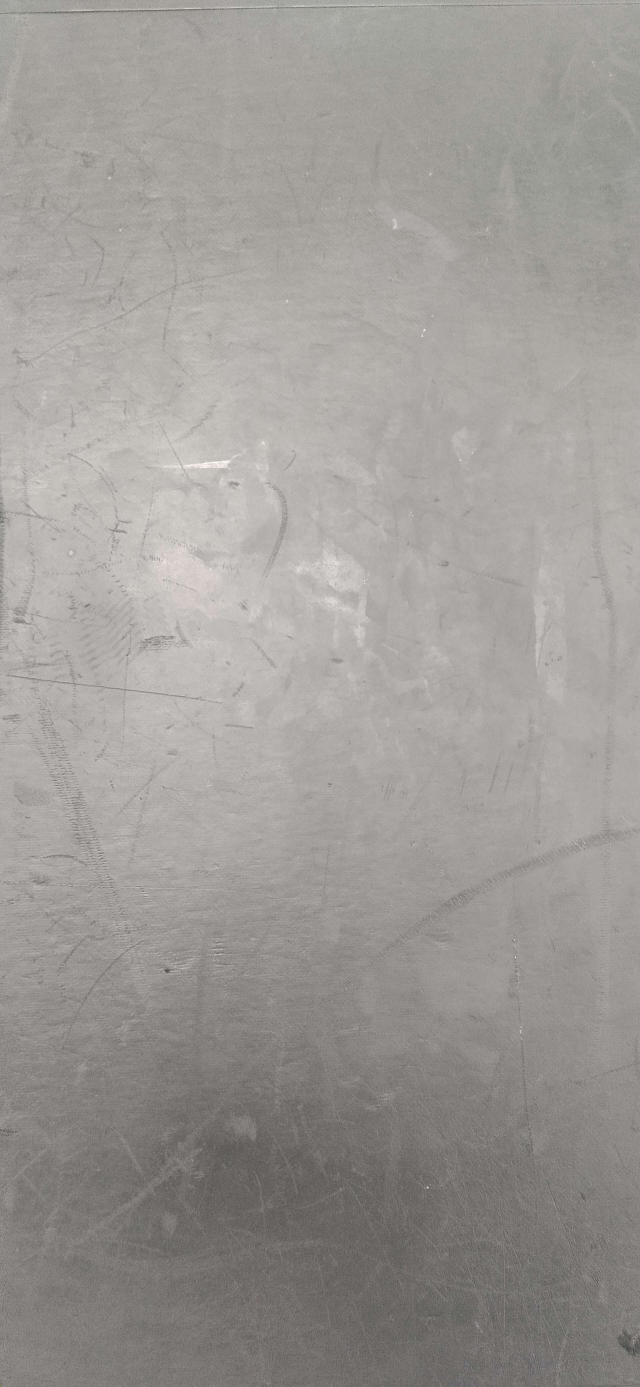
#> input picture img/black.jpg, 1920 x 4160 px, given in place of the camera (shown at 1/3 size)
$ python combine2.py
#> lines starting #> are read from the running program, lines starting #| are printed output that depends on the picture; after the words box and inside, x2 and y2 are one past the last pixel; in counts of white or black regions, pixels touching at a corner belong together; long printed decimals are rounded
import cv2
import numpy as np
import time
import json
import paho.mqtt.client as mqtt
from skimage.morphology import skeletonize

MQTT_HOST = '10.61.24.78'
MQTT_PORT = 1883
MQTT_TOPIC = 'CPRAM/1/cam'
PUBLISH_INTERVAL_SEC = 0.01

client = mqtt.Client(client_id=f"dough-cam-{np.random.randint(0,1e9)}")
client.connect(MQTT_HOST, MQTT_PORT, 60)
client.loop_start()

last_pub_t = 0.0

# Analysis functions
def mask(img_hsv):
    sat_th = 70# S
    val_th = 160 # V
    lower = np.array([0, 0, val_th], np.uint8)
    upper = np.array([179, sat_th, 255], np.uint8)
    m = cv2.inRange(img_hsv, lower, upper)
    k = cv2.getStructuringElement(cv2.MORPH_ELLIPSE, (5,5))
    m = cv2.morphologyEx(m, cv2.MORPH_OPEN,  k, iterations=1)
    m = cv2.morphologyEx(m, cv2.MORPH_CLOSE, k, iterations=1)
    return m

# MODIFIED: แก้ไขฟังก์ชันนี้เพื่อแสดงผลทั้ง L และ W
# [21 lines left out: function perform_calculation, not called in this run]

def measure_from_mask(mask_img, min_area=25000):
    mask = (mask_img > 0).astype(np.uint8) * 255
    contours, _ = cv2.findContours(mask, cv2.RETR_EXTERNAL, cv2.CHAIN_APPROX_SIMPLE)
    no_metrics = {
        "area_px2": 0,
        "perimeter_px": 0,
        "length_px": 0,
        "width_px":  0,
    }
    if not contours:
        return None, no_metrics, 1, None

    c = max(contours, key=cv2.contourArea)
    area = cv2.contourArea(c)
    if area < min_area:
        return None, no_metrics, 1, None

    rect = cv2.minAreaRect(c)
    (cx, cy), (w, h), angle = rect
    perimeter = cv2.arcLength(c, True)

    filled = np.zeros_like(mask)
    cv2.drawContours(filled, [c], -1, 255, thickness=-1)

    skeleton = skeletonize(filled > 0)
    skeleton_px_count = int(np.count_nonzero(skeleton))

    skel_pts_yx = np.column_stack(np.where(skeleton))
    if skel_pts_yx.size == 0:
        width_px = float(min(w, h))
    else:
        skel_pts = np.empty((skel_pts_yx.shape[0], 2), dtype=float)
        skel_pts[:, 0] = skel_pts_yx[:, 1]  # x
        skel_pts[:, 1] = skel_pts_yx[:, 0]  # y
        contour_pts = c.reshape(-1, 2).astype(float)
        min_dists = []
        for px, py in skel_pts:
            d = np.hypot(contour_pts[:, 0] - px, contour_pts[:, 1] - py)
            min_dists.append(d.min())
        mean_dist = float(np.mean(min_dists)) if min_dists else 0.0
        width_px = 2.0 * mean_dist

    overlay = cv2.cvtColor(mask, cv2.COLOR_GRAY2BGR)
    cv2.drawContours(overlay, [c], -1, (0,255,0), 2)
    ys, xs = np.where(skeleton)
    if ys.size > 0:
        overlay[ys, xs] = (0, 0, 255)

    metrics = {
        "area_px2": float(area),
        "perimeter_px": float(perimeter),
        "length_px": float(skeleton_px_count),
        "width_px":  float(width_px),
    }

    holes = cv2.bitwise_and(filled, cv2.bitwise_not(mask))
    hole_contours, _ = cv2.findContours(holes, cv2.RETR_EXTERNAL, cv2.CHAIN_APPROX_SIMPLE)
    status = 1
    if hole_contours:
        status = 0

    return overlay, metrics, status, (cx, cy)

# Camera
def run_camera(camera_id=0, resize_to_width=None, print_every=5, ppm=None):
#> called with camera_id = 0, resize_to_width = 960, print_every = 5
    cap = cv2.VideoCapture(camera_id)

    if not cap.isOpened():
        raise RuntimeError("Error")

    fps_clock = time.time()
    frame_i = 0
    cv2.namedWindow("Live", cv2.WINDOW_NORMAL)

    line_data_storage = [None, None, None]
    trigger_lines_y = []

    try:
        while True:
            ok, frame_bgr = cap.read()
#> frame_bgr is the input picture: shape (4160, 1920, 3); mean B, G, R 150.9, 154.5, 158
            if not ok:
                break

            frame_height, frame_width = frame_bgr.shape[:2]
            if not trigger_lines_y:
                section_height = frame_height // 4
                trigger_lines_y = [
                    section_height,      # เส้นที่ 1 (25%)
                    section_height * 2,  # เส้นที่ 2 (50%)
                    section_height * 3   # เส้นที่ 3 (75%)
                ]

            if resize_to_width is not None and frame_bgr.shape[1] > resize_to_width:
                scale = resize_to_width / frame_bgr.shape[1]
                frame_bgr = cv2.resize(frame_bgr, None, fx=scale, fy=scale, interpolation=cv2.INTER_AREA)
#> frame_bgr: shape (2080, 960, 3)

                frame_height, frame_width = frame_bgr.shape[:2]
                section_height = frame_height // 4
                trigger_lines_y = [section_height, section_height * 2, section_height * 3]


            frame_bgr_blur = cv2.GaussianBlur(frame_bgr, (5,5), 0)

            hsv = cv2.cvtColor(frame_bgr_blur, cv2.COLOR_BGR2HSV)
#> hsv: shape (2080, 960, 3); mean H, S, V 15.6, 11.8, 158.2
            mask_img = mask(hsv)
#> in mask, `m = cv2.inRange(img_hsv, lower, upper)`:
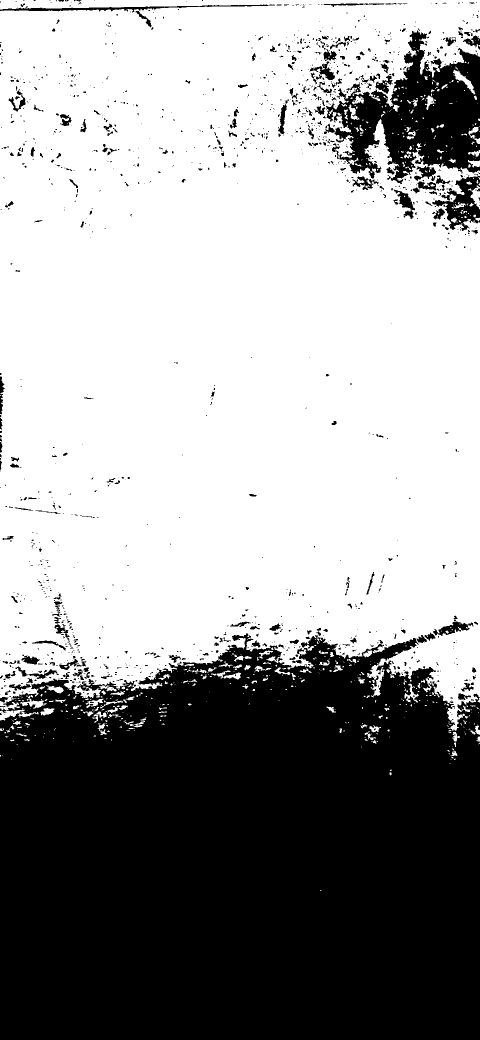
#> m: shape (2080, 960) (shown at 1/2 size); 61.1% white; 1409 black regions (1138 under 20 px), largest, box (x1, y1, x2, y2) and area: (0, 1267, 960, 2080) 695472, (651, 61, 960, 368) 46736, (864, 350, 960, 462) 4515
#> in mask, `m = cv2.morphologyEx(m, cv2.MORPH_CLOSE, k, iterations=1)`:
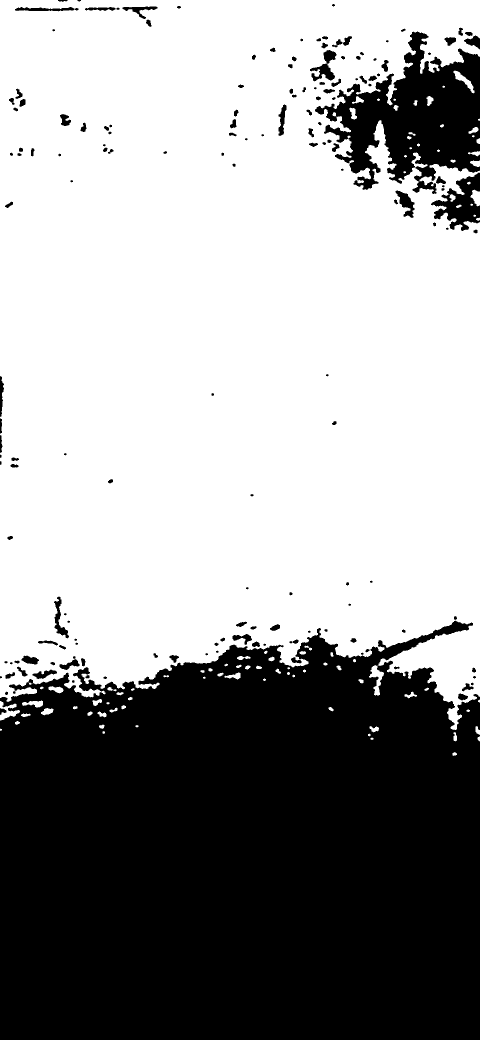
#> m: shape (2080, 960) (shown at 1/2 size); 60.9% white; 168 black regions (29 under 20 px)

            overlay, metrics, status, centroid = measure_from_mask(mask_img, min_area=30000)
#> in measure_from_mask, `contours, _ = cv2.findContours(mask, cv2.RETR_EXTERNAL, cv2.CHAIN_APPR..`: contours = 96 contours, 32 with area under 20; largest, box (x1, y1, x2, y2) and area: (0, 0, 960, 1460) 1219344, (0, 1402, 40, 1441) 591, (907, 141, 949, 187) 490, (941, 379, 960, 413) 372, (44, 1401, 86, 1415) 304
#> in measure_from_mask, `c = max(contours, key=cv2.contourArea)`: c = contour of 4588 points, box (x1, y1, x2, y2) (0, 0, 960, 1460), area 1219344
#> in measure_from_mask, `area = cv2.contourArea(c)`: area = 1219344
#> in measure_from_mask, `rect = cv2.minAreaRect(c)`: rect = ((479.5, 729.5), (1459, 959), -90)
#> in measure_from_mask, `(cx, cy), (w, h), angle = rect`: cx = 479.5; cy = 729.5; w = 1459; h = 959; angle = -90
#> in measure_from_mask, `perimeter = cv2.arcLength(c, True)`: perimeter = 10525.5
#> in measure_from_mask, `skeleton = skeletonize(filled > 0)`:
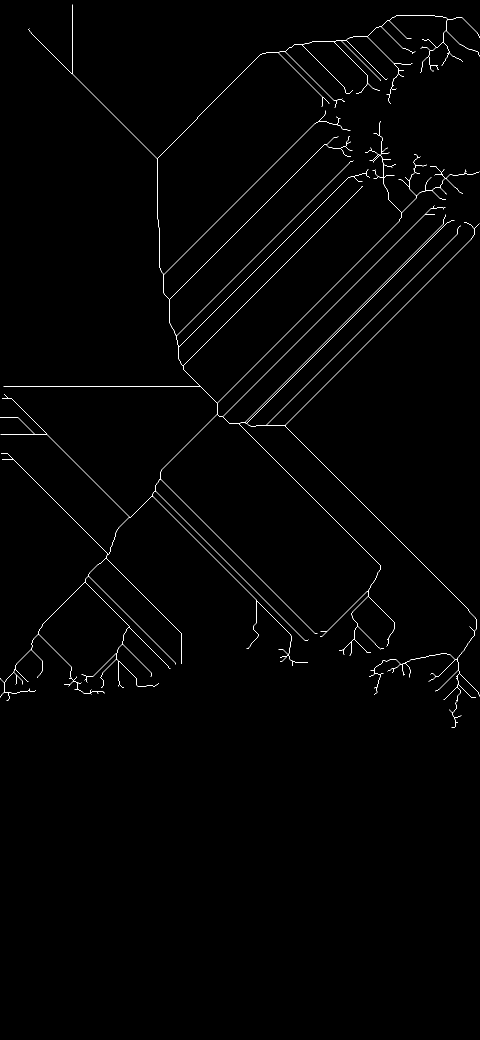
#> skeleton: shape (2080, 960) bool (shown at 1/2 size); 0.74% white in thin lines or dots, all inside (x1, y1, x2, y2) = (0, 9, 960, 1456)
#> in measure_from_mask, `skeleton_px_count = int(np.count_nonzero(skeleton))`: skeleton_px_count = 14688
#> in measure_from_mask, `skel_pts_yx = np.column_stack(np.where(skeleton))`: skel_pts_yx = 14688 pairs, first value 9 to 1455, second value 0 to 959
#> in measure_from_mask, `contour_pts = c.reshape(-1, 2).astype(float)`: contour_pts = 4588 pairs, first value 0 to 959, second value 0 to 1459
#> after the loop in measure_from_mask, `for px, py in skel_pts:`: min_dists = 14688 values, max 477.2 at index 8406, min 0 at index 938, mean 143.8
#> in measure_from_mask, `mean_dist = float(np.mean(min_dists)) if min_dists else 0.0`: mean_dist = 143.8
#> in measure_from_mask, `width_px = 2.0 * mean_dist`: width_px = 287.5
#> in measure_from_mask, `ys, xs = np.where(skeleton)`: ys = 14688 values from 9 to 1455; xs = 14688 values, max 959 at index 461, min 0 at index 8771, mean 545.8
#> in measure_from_mask, `overlay[ys, xs] = (0, 0, 255)`:
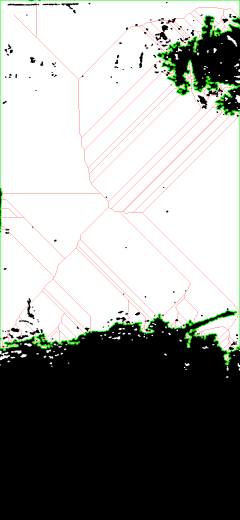
#> overlay: shape (2080, 960, 3) (shown at 1/4 size); mean B, G, R 150.7, 154.4, 152.6
#> in measure_from_mask, `metrics = { "area_px2": float(area), "perimeter_px": float(perimeter),..`: metrics = {'area_px2': 1219344, 'perimeter_px': 10525.5, 'length_px': 14688, 'width_px': 287.5}
#> in measure_from_mask, `holes = cv2.bitwise_and(filled, cv2.bitwise_not(mask))`:
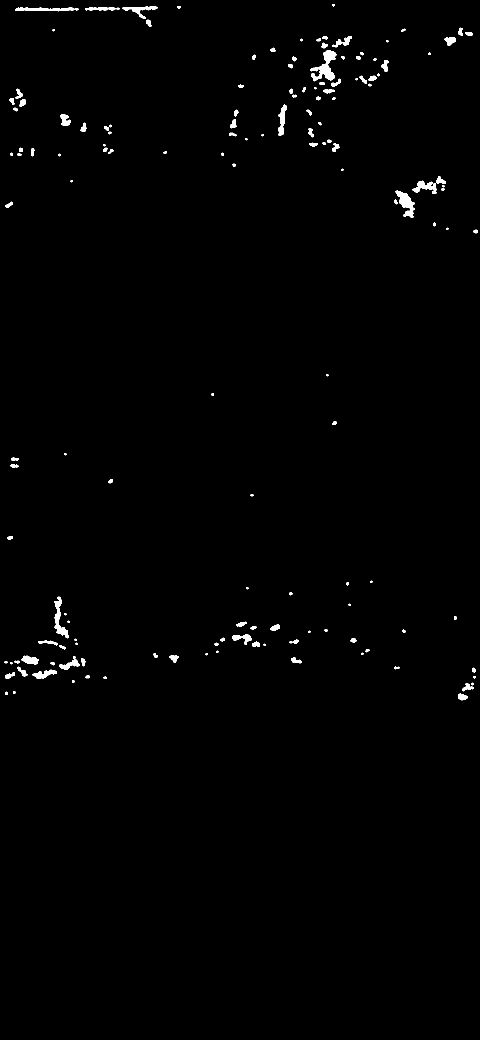
#> holes: shape (2080, 960) (shown at 1/2 size); 0.82% white; 156 white regions (26 under 20 px)
#> in measure_from_mask, `hole_contours, _ = cv2.findContours(holes, cv2.RETR_EXTERNAL, cv2.CHAI..`: hole_contours = 156 contours, 52 with area under 20; largest, box (x1, y1, x2, y2) and area: (620, 100, 673, 163) 1220, (791, 381, 829, 436) 864, (108, 1193, 138, 1277) 720, (825, 361, 873, 388) 526, (30, 14, 149, 23) 510
#> status = 0; centroid = (479.5, 729.5)

            if overlay is not None:
                roi = (mask_img > 0)
#> roi: shape (2080, 960) bool; 60.9% white; 168 black regions (29 under 20 px), largest, box (x1, y1, x2, y2) and area: (0, 1241, 960, 2080) 705847, (630, 63, 960, 388) 52950, (862, 345, 960, 462) 5535
                live_vis = frame_bgr.copy()
                live_vis[roi] = cv2.addWeighted(live_vis[roi], 0.4, overlay[roi], 0.6, 0)
            else:
                live_vis = frame_bgr.copy()

            if centroid is not None:
                cx = int(centroid[0])
#> cx = 479
                cy = int(centroid[1])
#> cy = 729

                cv2.circle(live_vis, (cx, cy), 7, (255, 255, 0), -1)
#> live_vis: shape (2080, 960, 3); mean B, G, R 180.4, 184.2, 185.9

                # ตรวจสอบการผ่านเส้น (สมมติว่าแป้งเคลื่อนจากบนลงล่าง)

                if cy > trigger_lines_y[0] and line_data_storage[0] is None:
                    line_data_storage[0] = metrics.copy()
                    print(f"Event: Crossed Line 1. Data: {line_data_storage[0]}")
#| Event: Crossed Line 1. Data: {'area_px2': 1219344.0, 'perimeter_px': 10525.534, 'length_px': 14688.0, 'width_px': 287.541}

                elif cy > trigger_lines_y[1] and line_data_storage[0] is not None and line_data_storage[1] is None:
                    line_data_storage[1] = metrics.copy()
                    print(f"Event: Crossed Line 2. Data: {line_data_storage[1]}")

                elif cy > trigger_lines_y[2] and line_data_storage[1] is not None and line_data_storage[2] is None:
                    line_data_storage[2] = metrics.copy()
                    print(f"Event: Crossed Line 3. Data: {line_data_storage[2]}")

                    perform_calculation(line_data_storage[0], line_data_storage[1], line_data_storage[2])

                    line_data_storage = [None, None, None]

            else:
                if line_data_storage[0] is not None and line_data_storage[2] is None:
                    print("Event: Dough lost mid-run. Resetting...")
                    line_data_storage = [None, None, None]

            frame_i += 1
            if frame_i % 10 == 0:
                now = time.time()
                fps = 10.0 / (now - fps_clock)
                fps_clock = now
            else:
                fps = None

            y0 = 28
            cv2.putText(live_vis, f"status: {'OK' if status==1 else 'NG'}", (10, y0), cv2.FONT_HERSHEY_SIMPLEX, 0.7,
                        (0,255,0) if status==1 else (0,0,255), 2, cv2.LINE_AA)
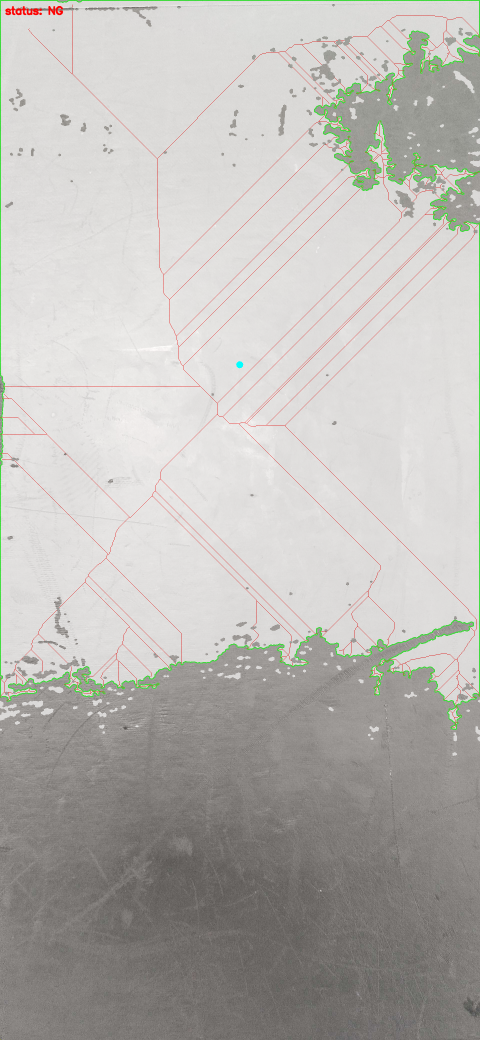
#> live_vis: shape (2080, 960, 3) (shown at 1/2 size); mean B, G, R 180.3, 184.1, 186
            y0 += 24
            if metrics:
                if ppm:
                    mm_per_px = 1.0/ppm
                    length_mm = metrics["length_px"] * mm_per_px
                    width_mm  = metrics["width_px"]  * mm_per_px
                    txt = f"L={metrics['length_px']:.1f}px ({length_mm:.2f}mm), W={metrics['width_px']:.1f}px ({width_mm:.2f}mm)"
                else:
                    # แสดงค่า L/W ล่าสุดบนจอ
                    txt = f"L={metrics['length_px']:.1f}px, W={metrics['width_px']:.1f}px"
#> txt = 'L=14688.0px, W=287.5px'
                cv2.putText(live_vis, txt, (10, y0), cv2.FONT_HERSHEY_SIMPLEX, 0.6, (255,255,255), 2, cv2.LINE_AA)
#> live_vis: shape (2080, 960, 3); 0.14% of pixels changed, all inside (x1, y1, x2, y2) = (10, 37, 258, 59)
                y0 += 24
                cv2.putText(live_vis, f"Area={metrics['area_px2']:.0f}px^2  Perim={metrics['perimeter_px']:.1f}px",
                            (10, y0), cv2.FONT_HERSHEY_SIMPLEX, 0.6, (200,200,200), 2, cv2.LINE_AA)
#> live_vis: shape (2080, 960, 3); mean B, G, R 180.3, 184.1, 186
                y0 += 24

            if fps is not None:
                cv2.putText(live_vis, f"FPS: {fps:.1f}", (10, y0), cv2.FONT_HERSHEY_SIMPLEX, 0.6, (0,255,255), 2, cv2.LINE_AA)

            for i, y_pos in enumerate(trigger_lines_y):
                color = (0, 255, 0) if line_data_storage[i] is not None else (0, 255, 255) # เขียว / เหลือง
                cv2.line(live_vis, (0, y_pos), (frame_width, y_pos), color, 2)
                cv2.putText(live_vis, f"L{i+1}", (5, y_pos - 5), cv2.FONT_HERSHEY_SIMPLEX, 0.6, color, 2)
#> this loop made 3 passes
#> color on passes 1 to 3: (0, 255, 0), (0, 255, 255), (0, 255, 255)
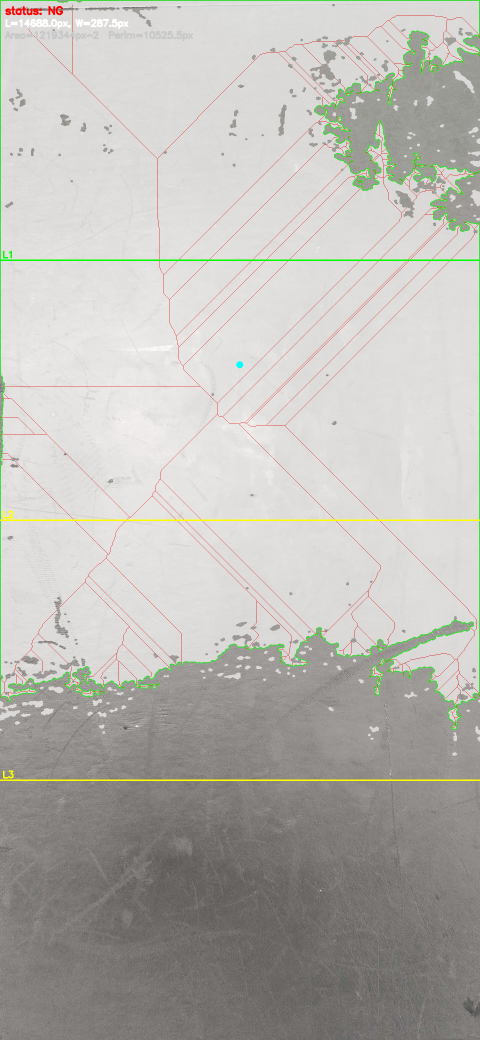
#> live_vis: shape (2080, 960, 3) (shown at 1/2 size); mean B, G, R 179.5, 184.4, 185.9


            cv2.imshow("Live", live_vis)

            if frame_i % max(1, int(print_every)) == 0:
                out = {"status": int(status), **{k: float(v) for k,v in metrics.items()}}
                if ppm:
                    mm_per_px = 1.0/ppm
                    out.update({
                        "length_mm": metrics.get("length_px", 0.0) * mm_per_px,
                        "width_mm":  metrics.get("width_px", 0.0)  * mm_per_px,
                    })


            key = cv2.waitKey(1) & 0xFF
#> (key q is pressed here)
            if key in (27, ord('q')):
                break

    finally:
        cap.release()
        cv2.destroyAllWindows()

if __name__ == "__main__":
    run_camera(camera_id=0, resize_to_width=960, print_every=5, ppm=None)
